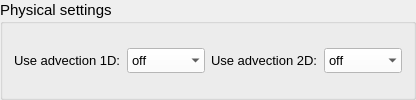
           <widget class="QgsCollapsibleGroupBox" name="group_physical">
            <property name="font">
             <font>
              <family>Segoe UI</family>
              <pointsize>11</pointsize>
             </font>
            </property>
            <property name="title">
             <string>Physical settings</string>
            </property>
            <property name="collapsed">
             <bool>true</bool>
            </property>
            <layout class="QGridLayout" name="gridLayout_2">
             <item row="0" column="0">
              <widget class="QLabel" name="label_10">
               <property name="font">
                <font>
                 <family>Segoe UI</family>
                 <pointsize>10</pointsize>
                </font>
               </property>
               <property name="text">
                <string>Use advection 1D:</string>
               </property>
              </widget>
             </item>
             <item row="0" column="1">
              <widget class="QComboBox" name="use_advection_1d">
               <property name="minimumSize">
                <size>
                 <width>0</width>
                 <height>25</height>
                </size>
               </property>
               <property name="font">
                <font>
                 <family>MS Shell Dlg 2</family>
                 <pointsize>10</pointsize>
                </font>
               </property>
               <property name="styleSheet">
                <string notr="true">QComboBox {background-color:white; selection-background-color: lightgray;}</string>
               </property>
               <property name="frame">
                <bool>false</bool>
               </property>
               <item>
                <property name="text">
                 <string>off</string>
                </property>
               </item>
               <item>
                <property name="text">
                 <string>standard</string>
                </property>
               </item>
              </widget>
             </item>
             <item row="0" column="2">
              <widget class="QLabel" name="label_11">
               <property name="font">
                <font>
                 <family>Segoe UI</family>
                 <pointsize>10</pointsize>
                </font>
               </property>
               <property name="text">
                <string>Use advection 2D:</string>
               </property>
              </widget>
             </item>
             <item row="0" column="3">
              <widget class="QComboBox" name="use_advection_2d">
               <property name="minimumSize">
                <size>
                 <width>0</width>
                 <height>25</height>
                </size>
               </property>
               <property name="font">
                <font>
                 <family>MS Shell Dlg 2</family>
                 <pointsize>10</pointsize>
                </font>
               </property>
               <property name="styleSheet">
                <string notr="true">QComboBox {background-color:white; selection-background-color: lightgray;}</string>
               </property>
               <property name="frame">
                <bool>false</bool>
               </property>
               <item>
                <property name="text">
                 <string>off</string>
                </property>
               </item>
               <item>
                <property name="text">
                 <string>standard</string>
                </property>
               </item>
              </widget>
             </item>
            </layout>
           </widget>
